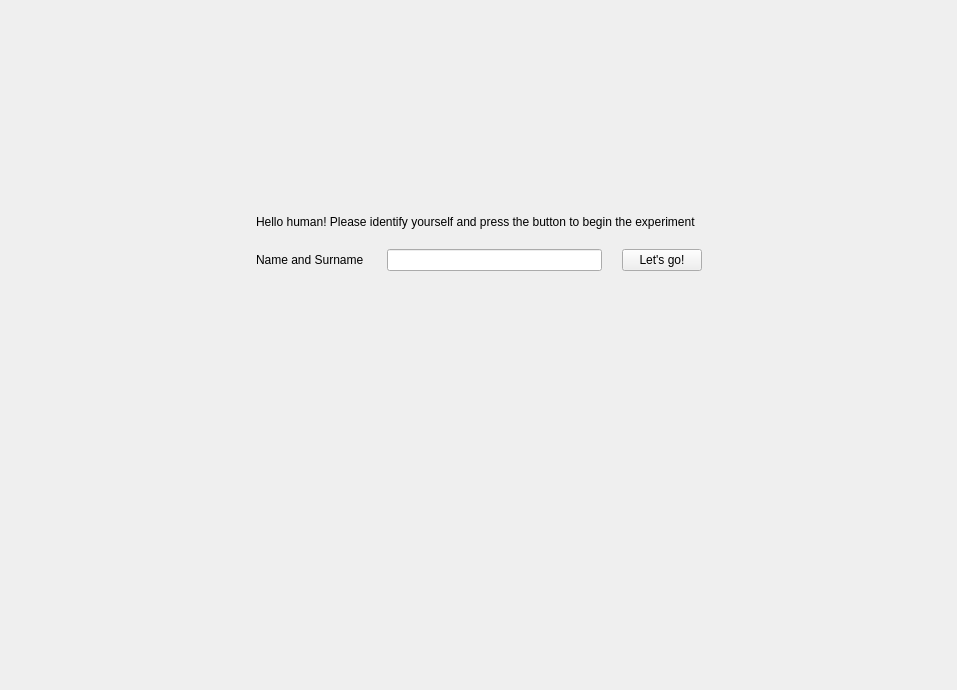
<?xml version="1.0" encoding="UTF-8"?>
<ui version="4.0">
 <class>BeginWidget</class>
 <widget class="QWidget" name="BeginWidget">
  <property name="geometry">
   <rect>
    <x>0</x>
    <y>0</y>
    <width>957</width>
    <height>690</height>
   </rect>
  </property>
  <property name="windowTitle">
   <string>Form</string>
  </property>
  <layout class="QHBoxLayout" name="horizontalLayout_2">
   <item>
    <spacer name="horizontalSpacer">
     <property name="orientation">
      <enum>Qt::Horizontal</enum>
     </property>
     <property name="sizeHint" stdset="0">
      <size>
       <width>40</width>
       <height>20</height>
      </size>
     </property>
    </spacer>
   </item>
   <item>
    <layout class="QVBoxLayout" name="verticalLayout">
     <property name="spacing">
      <number>20</number>
     </property>
     <item>
      <spacer name="verticalSpacer_2">
       <property name="orientation">
        <enum>Qt::Vertical</enum>
       </property>
       <property name="sizeHint" stdset="0">
        <size>
         <width>20</width>
         <height>40</height>
        </size>
       </property>
      </spacer>
     </item>
     <item>
      <widget class="QLabel" name="label">
       <property name="text">
        <string>Hello human! Please identify yourself and press the button to begin the experiment  </string>
       </property>
      </widget>
     </item>
     <item>
      <layout class="QHBoxLayout" name="horizontalLayout">
       <item>
        <widget class="QLabel" name="nameLabel">
         <property name="text">
          <string>Name and Surname </string>
         </property>
        </widget>
       </item>
       <item>
        <widget class="QLineEdit" name="lineEdit">
         <property name="text">
          <string/>
         </property>
        </widget>
       </item>
       <item>
        <widget class="QPushButton" name="startButton">
         <property name="text">
          <string>Let's go!</string>
         </property>
         <property name="checkable">
          <bool>true</bool>
         </property>
        </widget>
       </item>
      </layout>
     </item>
     <item>
      <spacer name="verticalSpacer">
       <property name="orientation">
        <enum>Qt::Vertical</enum>
       </property>
       <property name="sizeHint" stdset="0">
        <size>
         <width>20</width>
         <height>40</height>
        </size>
       </property>
      </spacer>
     </item>
     <item>
      <spacer name="verticalSpacer_3">
       <property name="orientation">
        <enum>Qt::Vertical</enum>
       </property>
       <property name="sizeHint" stdset="0">
        <size>
         <width>20</width>
         <height>40</height>
        </size>
       </property>
      </spacer>
     </item>
    </layout>
   </item>
   <item>
    <spacer name="horizontalSpacer_2">
     <property name="orientation">
      <enum>Qt::Horizontal</enum>
     </property>
     <property name="sizeHint" stdset="0">
      <size>
       <width>40</width>
       <height>20</height>
      </size>
     </property>
    </spacer>
   </item>
  </layout>
 </widget>
 <resources/>
 <connections/>
</ui>
